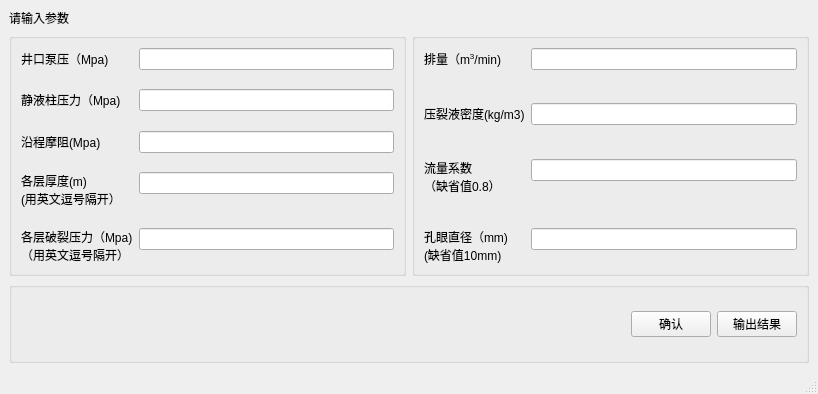
<?xml version="1.0" encoding="UTF-8"?>
<ui version="4.0">
 <class>MainWindow</class>
 <widget class="QMainWindow" name="MainWindow">
  <property name="geometry">
   <rect>
    <x>0</x>
    <y>0</y>
    <width>818</width>
    <height>394</height>
   </rect>
  </property>
  <property name="windowTitle">
   <string>压裂计算</string>
  </property>
  <widget class="QWidget" name="centralwidget">
   <layout class="QVBoxLayout" name="verticalLayout" stretch="0,3,1">
    <item>
     <widget class="QLabel" name="label">
      <property name="text">
       <string>请输入参数</string>
      </property>
     </widget>
    </item>
    <item>
     <layout class="QHBoxLayout" name="horizontalLayout">
      <item>
       <widget class="QGroupBox" name="groupBox">
        <property name="title">
         <string/>
        </property>
        <layout class="QFormLayout" name="formLayout">
         <item row="0" column="0">
          <widget class="QLabel" name="label_10">
           <property name="text">
            <string>井口泵压（Mpa)</string>
           </property>
          </widget>
         </item>
         <item row="2" column="0">
          <widget class="QLabel" name="label_6">
           <property name="text">
            <string>静液柱压力（Mpa)</string>
           </property>
          </widget>
         </item>
         <item row="2" column="1">
          <widget class="QLineEdit" name="lineEdit_ph"/>
         </item>
         <item row="4" column="0">
          <widget class="QLabel" name="label_7">
           <property name="text">
            <string>沿程摩阻(Mpa)</string>
           </property>
          </widget>
         </item>
         <item row="4" column="1">
          <widget class="QLineEdit" name="lineEdit_pf"/>
         </item>
         <item row="6" column="0">
          <widget class="QLabel" name="label_8">
           <property name="text">
            <string>各层厚度(m)
(用英文逗号隔开）</string>
           </property>
          </widget>
         </item>
         <item row="6" column="1">
          <widget class="QLineEdit" name="lineEdit_h"/>
         </item>
         <item row="8" column="1">
          <widget class="QLineEdit" name="lineEdit_pc"/>
         </item>
         <item row="8" column="0">
          <widget class="QLabel" name="label_9">
           <property name="text">
            <string>各层破裂压力（Mpa)
（用英文逗号隔开）</string>
           </property>
          </widget>
         </item>
         <item row="1" column="0">
          <spacer name="verticalSpacer_5">
           <property name="orientation">
            <enum>Qt::Vertical</enum>
           </property>
           <property name="sizeHint" stdset="0">
            <size>
             <width>20</width>
             <height>40</height>
            </size>
           </property>
          </spacer>
         </item>
         <item row="3" column="0">
          <spacer name="verticalSpacer_6">
           <property name="orientation">
            <enum>Qt::Vertical</enum>
           </property>
           <property name="sizeHint" stdset="0">
            <size>
             <width>20</width>
             <height>40</height>
            </size>
           </property>
          </spacer>
         </item>
         <item row="5" column="0">
          <spacer name="verticalSpacer_7">
           <property name="orientation">
            <enum>Qt::Vertical</enum>
           </property>
           <property name="sizeHint" stdset="0">
            <size>
             <width>20</width>
             <height>40</height>
            </size>
           </property>
          </spacer>
         </item>
         <item row="7" column="0">
          <spacer name="verticalSpacer_8">
           <property name="orientation">
            <enum>Qt::Vertical</enum>
           </property>
           <property name="sizeHint" stdset="0">
            <size>
             <width>20</width>
             <height>40</height>
            </size>
           </property>
          </spacer>
         </item>
         <item row="0" column="1">
          <widget class="QLineEdit" name="lineEdit_wp"/>
         </item>
        </layout>
       </widget>
      </item>
      <item>
       <widget class="QGroupBox" name="groupBox_2">
        <property name="title">
         <string/>
        </property>
        <layout class="QFormLayout" name="formLayout_2">
         <item row="0" column="0">
          <widget class="QLabel" name="label_15">
           <property name="text">
            <string>&lt;html&gt;&lt;head/&gt;&lt;body&gt;&lt;p&gt;排量（m&lt;span style=&quot; vertical-align:super;&quot;&gt;3&lt;/span&gt;/min)&lt;/p&gt;&lt;/body&gt;&lt;/html&gt;</string>
           </property>
          </widget>
         </item>
         <item row="0" column="1">
          <widget class="QLineEdit" name="lineEdit_Q"/>
         </item>
         <item row="2" column="0">
          <widget class="QLabel" name="label_11">
           <property name="text">
            <string>压裂液密度(kg/m3)</string>
           </property>
          </widget>
         </item>
         <item row="2" column="1">
          <widget class="QLineEdit" name="lineEdit_ru"/>
         </item>
         <item row="4" column="0">
          <widget class="QLabel" name="label_12">
           <property name="text">
            <string>流量系数
（缺省值0.8）</string>
           </property>
          </widget>
         </item>
         <item row="4" column="1">
          <widget class="QLineEdit" name="lineEdit_alf"/>
         </item>
         <item row="6" column="0">
          <widget class="QLabel" name="label_13">
           <property name="text">
            <string>孔眼直径（mm)
(缺省值10mm)</string>
           </property>
          </widget>
         </item>
         <item row="6" column="1">
          <widget class="QLineEdit" name="lineEdit_D"/>
         </item>
         <item row="1" column="0">
          <spacer name="verticalSpacer">
           <property name="orientation">
            <enum>Qt::Vertical</enum>
           </property>
           <property name="sizeHint" stdset="0">
            <size>
             <width>20</width>
             <height>40</height>
            </size>
           </property>
          </spacer>
         </item>
         <item row="3" column="0">
          <spacer name="verticalSpacer_2">
           <property name="orientation">
            <enum>Qt::Vertical</enum>
           </property>
           <property name="sizeHint" stdset="0">
            <size>
             <width>20</width>
             <height>40</height>
            </size>
           </property>
          </spacer>
         </item>
         <item row="5" column="0">
          <spacer name="verticalSpacer_3">
           <property name="orientation">
            <enum>Qt::Vertical</enum>
           </property>
           <property name="sizeHint" stdset="0">
            <size>
             <width>20</width>
             <height>40</height>
            </size>
           </property>
          </spacer>
         </item>
        </layout>
       </widget>
      </item>
     </layout>
    </item>
    <item>
     <widget class="QGroupBox" name="groupBox_3">
      <property name="title">
       <string/>
      </property>
      <layout class="QHBoxLayout" name="horizontalLayout_2">
       <item>
        <spacer name="horizontalSpacer">
         <property name="orientation">
          <enum>Qt::Horizontal</enum>
         </property>
         <property name="sizeHint" stdset="0">
          <size>
           <width>40</width>
           <height>20</height>
          </size>
         </property>
        </spacer>
       </item>
       <item>
        <widget class="QPushButton" name="pushButton_2">
         <property name="text">
          <string>确认</string>
         </property>
        </widget>
       </item>
       <item>
        <widget class="QPushButton" name="pushButton">
         <property name="text">
          <string>输出结果</string>
         </property>
        </widget>
       </item>
      </layout>
     </widget>
    </item>
   </layout>
  </widget>
  <widget class="QStatusBar" name="statusbar"/>
 </widget>
 <resources/>
 <connections>
  <connection>
   <sender>pushButton_2</sender>
   <signal>clicked()</signal>
   <receiver>MainWindow</receiver>
   <slot>inputdata()</slot>
   <hints>
    <hint type="sourcelabel">
     <x>632</x>
     <y>275</y>
    </hint>
    <hint type="destinationlabel">
     <x>628</x>
     <y>309</y>
    </hint>
   </hints>
  </connection>
 </connections>
 <slots>
  <slot>inputdata()</slot>
  <slot>printdata()</slot>
 </slots>
</ui>
